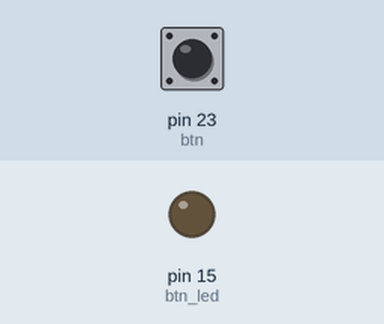
Simulated run of this sketch. Board: Arduino Mega 2560, built with avr-gcc and run on an emulated ATmega2560. On the bench: output pins drawn as LEDs (lit = HIGH). The test bench sets the inputs (shaded band); at power-on: pin 23 (btn) LOW.

Above: at 1.2 s.
1.3 s: pin 23 (btn) pulled HIGH for 0.15 s
At 2.2 s:
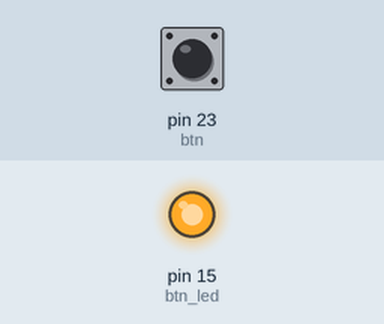
2.9 s: pin 23 (btn) pulled HIGH for 1 s
At 3.4 s:
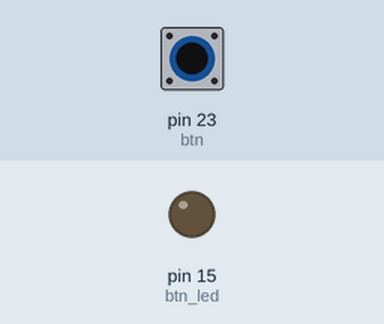
5.4 s: pin 23 (btn) pulled HIGH for 3.2 s
At 6.5 s:
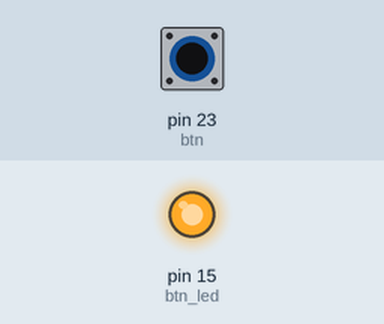
Timing chart, 0 to 8.4 s (numbered marks = the images above; inputs shaded):
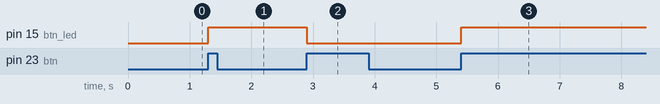

Measured:
- after the input at 1.3 s, pin 15 (btn_led): LOW → HIGH at once
- after the input at 2.9 s, pin 15 (btn_led): HIGH → LOW at once
- after the input at 5.4 s, pin 15 (btn_led): LOW → HIGH at once

The sketch:

button-led.ino.ino
```cpp
int btn_led=15;
int btn = 23;

bool state=0;
bool btnState=0;

void setup() {
  // put your setup code here, to run once:
  pinMode(btn_led,OUTPUT);
  pinMode(btn,INPUT);

}

void loop() {
  // put your main code here, to run repeatedly:
  // if(digitalRead(btn) == HIGH){
  //   digitalWrite(btn_led, HIGH);

  // }else{
  //   digitalWrite(btn_led, LOW);
  // }

  // toggle功能
  // 以 btnState紀錄 toggle狀態
  if(digitalRead(btn)==HIGH && btnState==0){
    // 若沒有加 btnState判斷,
    // 按鈕按著不放會造成 loop一直進來判斷為HIGH,
    // state就 true->false->true->false->... LED閃爍.
    state=!state;
    digitalWrite(btn_led, state);
    btnState=1;
    delay(300); // suedo de-bounce
  }else if(digitalRead(btn)==LOW && btnState==1){
    btnState=0;
  }

}
```
